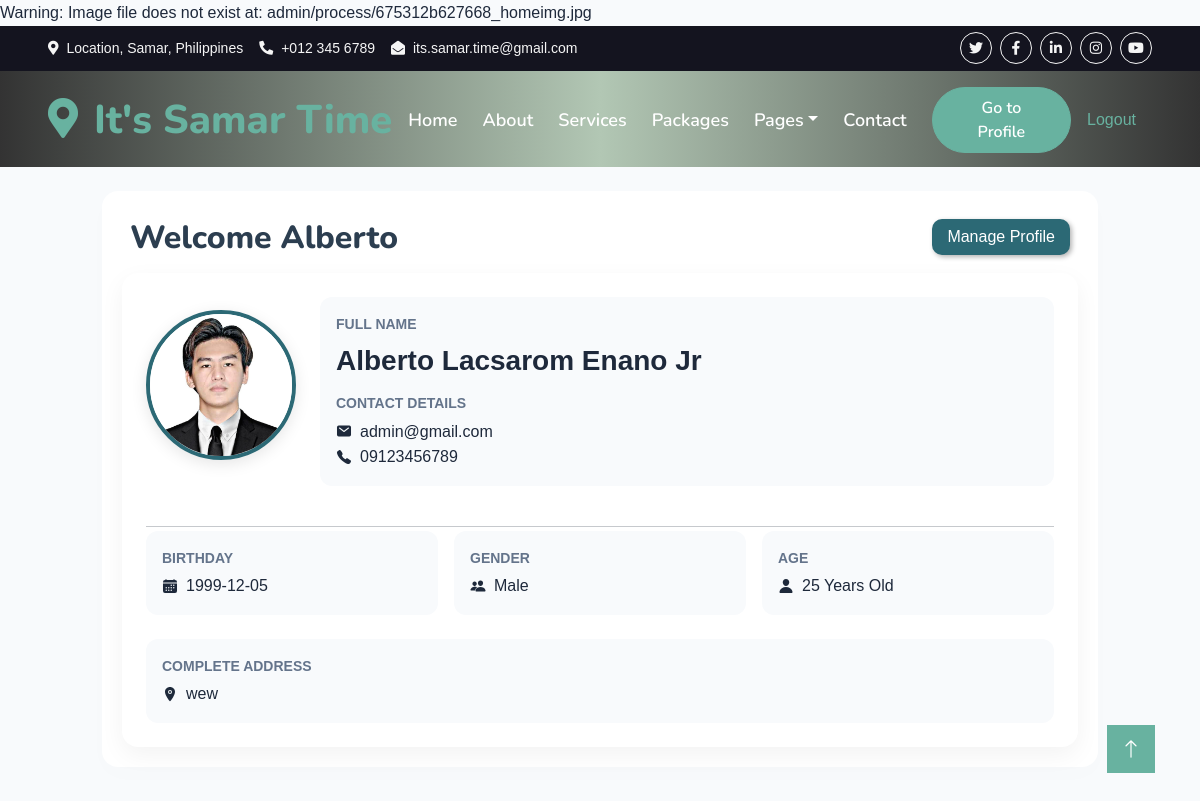
/profile.php?id=1 (signed in), run on the app's committed database.
### tables this page shows
CREATE TABLE `process` (
  `Processid` int(11) NOT NULL,
  `Homeimg` varchar(255) DEFAULT NULL,
  `weltext1` varchar(500) NOT NULL,
  `weltext2` varchar(500) NOT NULL,
  `subtext1` varchar(255) NOT NULL,
  `subtext2` varchar(255) NOT NULL,
  `subtext3` varchar(255) NOT NULL,
  `subtext4` varchar(255) NOT NULL,
  `subtext5` varchar(255) NOT NULL,
  `subtext6` varchar(255) NOT NULL,
  `ourser1` varchar(255) NOT NULL,
  `ourser2` varchar(255) NOT NULL,
  `ourser3` varchar(255) NOT NULL,
  `ourser4` varchar(255) NOT NULL,
  `popdes1` varchar(255) NOT NULL,
  `popdes2` varchar(255) NOT NULL,
  `popdes3` varchar(255) NOT NULL,
  `popdes4` varchar(255) NOT NULL,
  `Choose` varchar(255) NOT NULL,
  `Pay` varchar(255) NOT NULL,
  `Fly` varchar(255) NOT NULL
);

CREATE TABLE `user` (
  `Userid` int(11) NOT NULL,
  `Fname` varchar(50) NOT NULL,
  `Mname` varchar(50) DEFAULT NULL,
  `Lname` varchar(50) NOT NULL,
  `Birthday` date NOT NULL,
  `Gender` varchar(10) NOT NULL,
  `Email` varchar(100) NOT NULL,
  `Password` varchar(255) NOT NULL,
  `ContactNo` varchar(20) NOT NULL,
  `Address` text NOT NULL,
  `Profilepic` varchar(255) DEFAULT NULL,
  `created_at` timestamp NOT NULL DEFAULT current_timestamp()
);

### profile.php (the view, shortened to what this page needs)
<?php
include 'css/homeimg.php';
include "connection.php";
$Userid = isset($_GET['id']) ? $_GET['id'] : $_SESSION['AdminId'];
$sql = "SELECT * FROM user WHERE Userid = ?";
$stmt = $conn->prepare($sql);
$stmt->bind_param("i", $Userid);
$stmt->execute();
$result = $stmt->get_result();
$user = $result->fetch_assoc();
?>
<!DOCTYPE html>
<html lang="en">
<head>
    <link href="https://cdnjs.cloudflare.com/ajax/libs/font-awesome/5.10.0/css/all.min.css" rel="stylesheet">
    <link href="https://cdn.jsdelivr.net/npm/bootstrap-icons@1.4.1/font/bootstrap-icons.css" rel="stylesheet">
    <link href="lib/animate/animate.min.css" rel="stylesheet">
    <link href="lib/owlcarousel/assets/owl.carousel.min.css" rel="stylesheet">
    <link href="lib/tempusdominus/css/tempusdominus-bootstrap-4.min.css" rel="stylesheet" />
    <link href="css/bootstrap.min.css" rel="stylesheet">
    <link href="css/style.css" rel="stylesheet">
    <link href="css/modal.css" rel="stylesheet">
    <link rel="stylesheet" href="admin/css/profile.css" />
</head>
<body>
    <div class="container-fluid bg-dark px-5 d-none d-lg-block">
        <div class="row gx-0">
            <div class="col-lg-8 text-center text-lg-start mb-2 mb-lg-0">
                <div class="d-inline-flex align-items-center" style="height: 45px;">
                    <small class="me-3 text-light"><i class="fa fa-map-marker-alt me-2"></i>Location, Samar, Philippines</small>
                    <small class="me-3 text-light"><i class="fa fa-phone-alt me-2"></i>+012 345 6789</small>
                    <small class="text-light"><i class="fa fa-envelope-open me-2"></i>its.samar.time@gmail.com</small>
                </div>
            </div>
            <div class="col-lg-4 text-center text-lg-end">
                <div class="d-inline-flex align-items-center" style="height: 45px;">
                    <a class="btn btn-sm btn-outline-light btn-sm-square rounded-circle me-2" href=""><i class="fab fa-twitter fw-normal"></i></a>
                    <a class="btn btn-sm btn-outline-light btn-sm-square rounded-circle me-2" href=""><i class="fab fa-facebook-f fw-normal"></i></a>
                    <a class="btn btn-sm btn-outline-light btn-sm-square rounded-circle me-2" href=""><i class="fab fa-linkedin-in fw-normal"></i></a>
                    <a class="btn btn-sm btn-outline-light btn-sm-square rounded-circle me-2" href=""><i class="fab fa-instagram fw-normal"></i></a>
                    <a class="btn btn-sm btn-outline-light btn-sm-square rounded-circle" href=""><i class="fab fa-youtube fw-normal"></i></a>
                </div>
            </div>
        </div>
    </div>
    <div class="container-fluid position-relative p-0" style="background: linear-gradient(to right, #333333, #B2C7B4, #333333); backdrop-filter: blur(20px);">
    <nav class="navbar navbar-expand-lg navbar-light px-4 px-lg-5 py-3 py-lg-0">
        <a href="" class="navbar-brand p-0">
            <h1 class="text-primary m-0"><i class="fa fa-map-marker-alt me-3"></i>It's Samar Time</h1>
        </a>
        <div class="collapse navbar-collapse" id="navbarCollapse">
            <div class="navbar-nav ms-auto py-0">
                <a href="index.php" class="nav-item nav-link">Home</a>
                <a href="about.php" class="nav-item nav-link">About</a>
                <a href="service.php" class="nav-item nav-link">Services</a>
                <a href="package.php" class="nav-item nav-link">Packages</a>
                <div class="nav-item dropdown">
                    <a href="#" class="nav-link dropdown-toggle" data-bs-toggle="dropdown">Pages</a>
                </div>
                <a href="contact.php" class="nav-item nav-link">Contact</a>
            </div>
            <?php if (!isset($_SESSION['Userid'])): ?>
                <button class="modal-btn btn btn-primary rounded-pill py-2 px-4" onclick="openModal()">Sign In</button>
            <?php else: ?>
                <a href="profile.php?id=<?php echo $_SESSION['Userid']; ?>" class="btn btn-primary rounded-pill py-2 px-4">Go to Profile</a>
                <a href="Logout.php" class="nav-item nav-link">Logout</a>
            <?php endif; ?>
        </div>
    </nav>
    <div class="py-5 mb-4"></div>
</div>
    <div style="background: white; border-radius: 16px; box-shadow: 0 8px 24px rgba(0, 0, 0, 0.01); max-width: 83%; padding: 20px; margin: 0 auto; ">
        <div style="display: flex; justify-content: space-between; width: 100%; padding: 8px;">
            <h2>Welcome <?php echo $user['Fname']; ?></h2>
            <a href="editprofile.php?id=<?php echo $_SESSION['Userid']; ?>" style="
                      margin-bottom: 10px;
                      display: inline-block;
                      padding: 5px 15px;
                      background-color: #2C6975;
                      color: #fff;
                      text-decoration: none;
                      border-radius: 10px;
                      box-shadow: 2px 2px 5px rgba(0, 0, 0, 0.3);
                      transition: background-color 0.3s, box-shadow 0.3s;"
                      onmouseover="this.style.backgroundColor='#68B2A0'; this.style.boxShadow='4px 4px 10px rgba(0, 0, 0, 0.5)';"
                      onmouseout="this.style.backgroundColor='#2C6975'; this.style.boxShadow='2px 2px 5px rgba(0, 0, 0, 0.3)';">
                Manage Profile
            </a>
        </div>
        <div class="profile-section">
            <div class="profile-container">
            <div class="profile-details">
                <div class="profile-image-container">
                    <div class="profile-image">
                        <img src="<?php echo $user['Profilepic']; ?>" alt="Admin Profile Picture">
                    </div>
                </div>
        <div style="width: 100%; display: flex; flex-direction: column; justify-content: center; gap: 16px; text-align: left;">
            <div class="info-group">
                <div class="info-label">Full Name</div>
                <div class="name-value">
                    <?php echo $user['Fname'] . ' ' . $user['Mname'] . ' ' . $user['Lname']; ?>
                </div>
                <div class="info-label">Contact Details</div>
                <div class="info-value">
                    <ion-icon name="mail"></ion-icon>
                    <?php echo $user['Email']; ?>
                </div>
                <div class="info-value">
                    <ion-icon name="call"></ion-icon>
                    <?php echo $user['ContactNo']; ?>
                </div>
            </div>
        </div>
    </div>
    <hr style="margin-bottom: -20px;">
    <div class="contact-info">
        <div class="info-group">
            <div class="info-label">Birthday</div>
                <div class="info-value">
                    <ion-icon name="calendar"></ion-icon>
                    <?php echo $user['Birthday']; ?>
                </div>
            </div>
            <div class="info-group">
                <div class="info-label">Gender</div>
                <div class="info-value">
                    <ion-icon name="people"></ion-icon>
                    <?php echo $user['Gender']; ?>
                </div>
            </div>
            <div class="info-group">
                <div class="info-label">Age</div>
                <div class="info-value">
                    <ion-icon name="person"></ion-icon>
                    <span id="age">Years Old</span>
                </div>
            </div>
        </div>
        <div class="info-group">
            <div class="info-label">Complete Address</div>
            <div class="info-value">
                <ion-icon name="location"></ion-icon>
                <?php echo $user['Address']; ?>
            </div>
        </div>
        </div>
        </div>
        </div>
    <br> <br>
    <a href="#" class="btn btn-lg btn-primary btn-lg-square back-to-top"><i class="bi bi-arrow-up"></i></a>
</body>
</html>

### css/homeimg.php (shortened to what this page needs)
<?php
include_once 'connection.php';
$sql = "SELECT Homeimg FROM process LIMIT 1";
$resultProcess = $conn->query($sql);
if ($resultProcess->num_rows > 0) {
    $row = $resultProcess->fetch_assoc();
    if (!empty($row['Homeimg'])) {
        $homeImageURL = 'admin/' . $row['Homeimg'];
        if (!file_exists($homeImageURL)) {
            echo "Warning: Image file does not exist at: " . $homeImageURL . "<br>";
        }
    }
} else {
    echo "No image found in the database.";
}
?>

### css/style.css (style rules this page uses)
:root { --primary: #3a8595; --secondary: #FE8800; --light: #F5F5F5; --dark: #14141F; }
.back-to-top { position: fixed; display: none; right: 45px; bottom: 45px; z-index: 99; }
.btn { font-family: 'Nunito', sans-serif; font-weight: 600; transition: .5s; }
.btn.btn-primary, .btn.btn-secondary { color: #FFFFFF; }
.btn-sm-square { width: 32px; height: 32px; }
.btn-lg-square { width: 48px; height: 48px; }
.btn-square, .btn-sm-square, .btn-lg-square { padding: 0; display: flex; align-items: center; justify-content: center; font-weight: normal; border-radius: 0px; }
.navbar-light .navbar-nav .nav-link { font-family: 'Nunito', sans-serif; position: relative; margin-right: 25px; padding: 35px 0; color: #FFFFFF !important; font-size: 18px; font-weight: 600; outline: none; transition: .5s; }
@media (min-width: 992px) { .navbar-light { position: absolute; width: 100%; top: 0; left: 0; border-bottom: 1px solid rgba(256, 256, 256, .1); z-index: 999; } }
@media (min-width: 992px) { .navbar-light .navbar-nav .nav-link::before { position: absolute; content: ""; width: 0; height: 2px; bottom: -1px; left: 50%; background: var(--primary); transition: .5s; } }

### css/modal.css (style rules this page uses)
* { margin: 0; padding: 0; box-sizing: border-box; font-family: Arial, sans-serif; }

### admin/css/profile.css (style rules this page uses)
* { margin: 0; padding: 0; box-sizing: border-box; }
body { font-family: 'Arial', sans-serif; background-color: #f8fafc; color: #1e293b; line-height: 1.6; }
.profile-container { display: flex; flex-direction: column; gap: 24px; background: white; border-radius: 16px; box-shadow: 0 8px 24px rgba(0, 0, 0, 0.05); padding: 24px; max-width: 1200px; margin: 0 auto; }
.profile-details { display: flex; gap: 24px; align-items: center; }
.profile-image-container { display: flex; flex-direction: column; align-items: center; }
.profile-image { width: 150px; height: 150px; border-radius: 50%; overflow: hidden; border: 4px solid #2c6975; box-shadow: 0 4px 16px rgba(0, 0, 0, 0.1); margin-bottom: 12px; }
.profile-image img { width: 100%; height: 100%; object-fit: cover; transition: transform 0.3s ease; }
.name-value { font-size: 1.75rem; font-weight: 700; color: #1e293b; margin-bottom: 8px; }
.contact-info { display: grid; grid-template-columns: repeat(auto-fit, minmax(200px, 1fr)); gap: 16px; }
.info-group { background: #f8fafc; border-radius: 12px; padding: 16px; text-align: left; transition: all 0.3s ease; }
.info-label { font-size: 0.875rem; font-weight: 600; color: #64748b; text-transform: uppercase; margin-bottom: 4px; }
.info-value { font-size: 1rem; color: #1e293b; font-weight: 500; display: flex; align-items: center; gap: 8px; }

### data on the page
process: Homeimg "admin/process/675312b627668_homeimg.jpg"
user: Fname "Alberto", Profilepic (picture), Mname "Lacsarom", Lname "Enano Jr", Email "admin@gmail.com", ContactNo "09123456789", Birthday "1999-12-05", Gender "Male", Address "wew"
